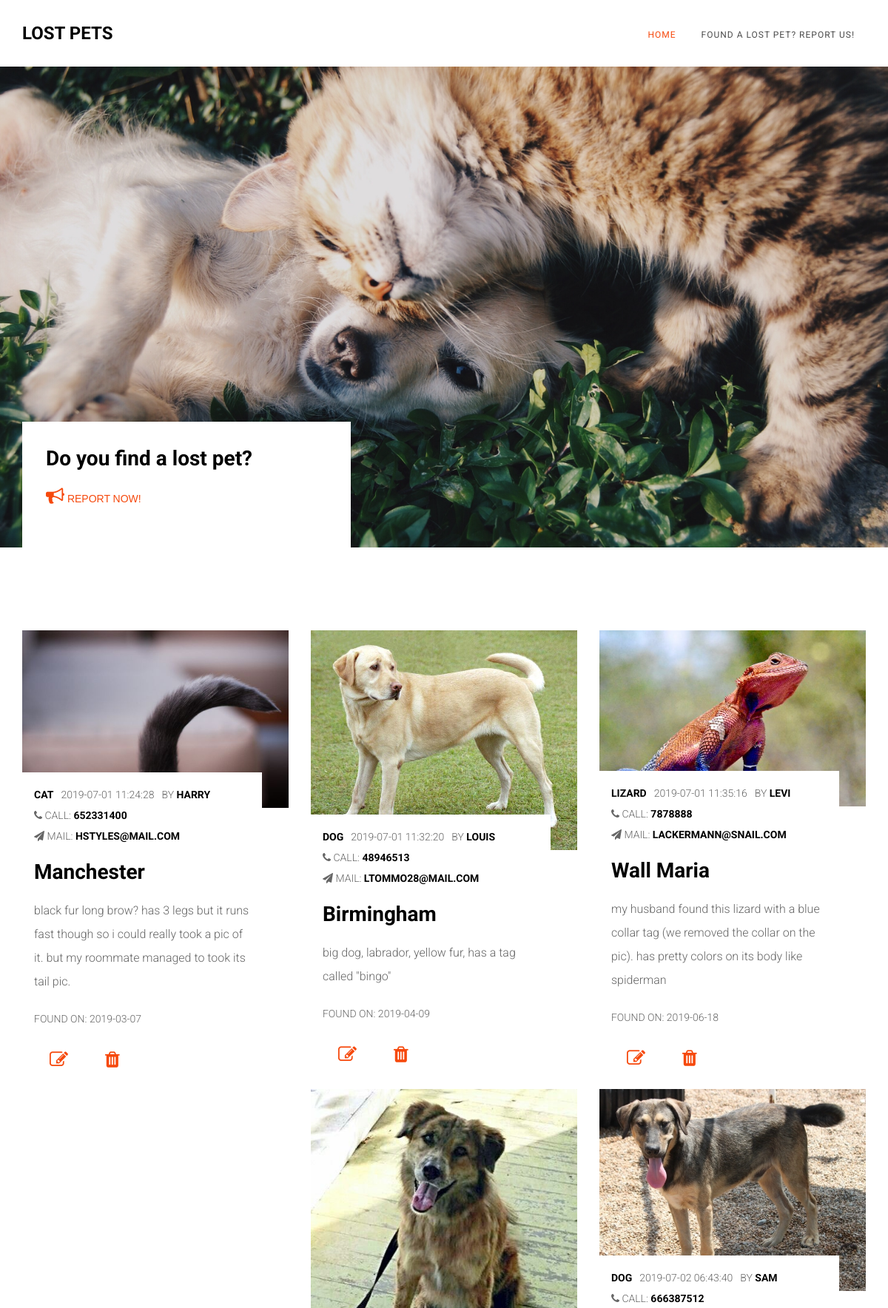
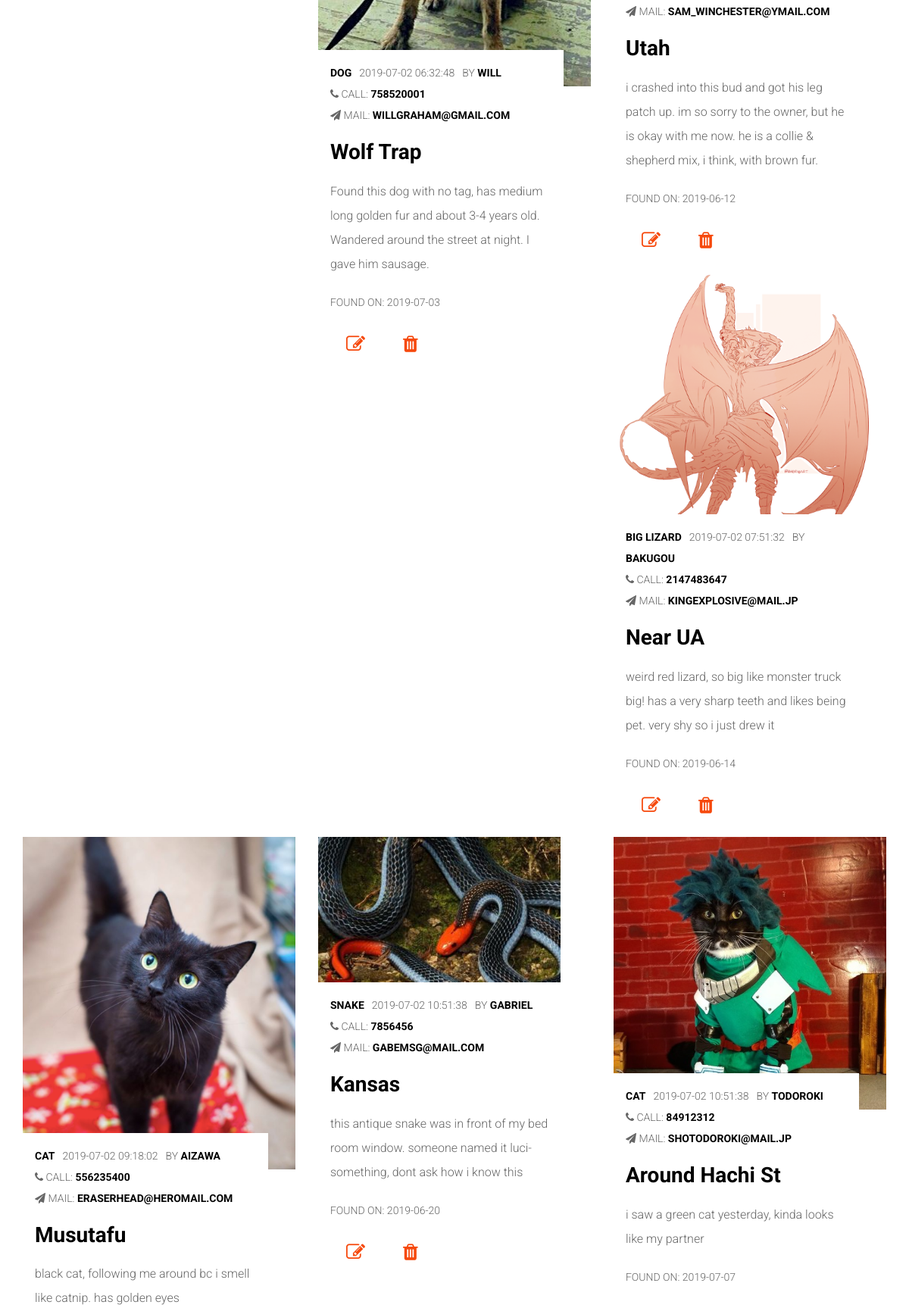
The page / (upper part) on the database its author committed (2 pictures, top to bottom).
### tables this page shows
CREATE TABLE `laporanhilang` (
  `id` int(11) NOT NULL,
  `name` varchar(20) NOT NULL,
  `email` varchar(50) NOT NULL,
  `telephone` int(15) NOT NULL,
  `datefound` date NOT NULL,
  `animal_type` varchar(10) NOT NULL,
  `deskripsi` text NOT NULL,
  `location` varchar(15) NOT NULL,
  `posted_time` timestamp NOT NULL DEFAULT CURRENT_TIMESTAMP,
  `image` varchar(100) NOT NULL
);

### index.php (the view, shortened to what this page needs)
<?php include("konek.php"); ?>
<html>
	<head>
	<link rel="stylesheet" href="css/animate.css">
	<link rel="stylesheet" href="css/icomoon.css">
	<link rel="stylesheet" href="css/bootstrap.css">
	<link rel="stylesheet" href="css/magnific-popup.css">
	<link rel="stylesheet" href="https://cdnjs.cloudflare.com/ajax/libs/font-awesome/4.7.0/css/font-awesome.min.css">
	<link rel="stylesheet" href="css/flexslider.css">
	<link rel="stylesheet" href="css/owl.carousel.min.css">
	<link rel="stylesheet" href="css/owl.theme.default.min.css">
	<link rel="stylesheet" href="css/style.css">
	</head>
	<body>
	<div id="page">
		<nav class="colorlib-nav" role="navigation">
			<div class="top-menu">
				<div class="container">
					<div class="row">
						<div class="col-xs-2">
							<div id="colorlib-logo"><a href="index.php">Lost Pets</a></div>
						</div>
						<div class="col-xs-10 text-right menu-1">
							<ul>
								<li class="active"><a href="index.php">Home</a></li>
								<li><a href="form.php">Found a lost pet? Report us!</a></li>
							</ul>
						</div>
					</div>
				</div>
			</div>
		</nav>
		<aside id="colorlib-hero">
			<div class="flexslider">
				<ul class="slides">
			   	<li style="background-image: url(images/img_bg_1.jpg);">
			   		<div class="overlay"></div>
			   		<div class="container">
			   			<div class="row">
				   			<div class="col-md-6 col-md-pull-3 col-sm-12 col-xs-12 col-md-offset-3 slider-text">
				   				<div class="slider-text-inner">
				   					<div class="desc">
					   					<h1>Do you find a lost pet?</h1>
					   					<p class="meta">
					   						<a href="form.php"  style="font-style: bold; font-family: Helvetica;">
					   						<i class="fa fa-bullhorn" style="font-size: 25px;"></i>
					   						Report Now!
					   					</a>
					   					</p>
				   					</div>
				   				</div>
				   			</div>
				   		</div>
			   		</div>
			   	</li>
			  	</ul>
		  	</div>
		</aside>
		<div id="colorlib-container">
			<div class="container">
			<div class="row row-pb-md">
					<?php
					    $query = "SELECT * FROM laporanhilang";
					    $result= mysqli_query($conn, $query);
						while($row = mysqli_fetch_assoc($result)) {
						echo "<div class='col-md-4'>";
						echo "<div class='blog-entry'>";
						echo "<div class='blog-img'>";
						echo "<a href=''><img src='images/uploaded/" .$row['image']. "' class='img-responsive' alt='html5 bootstrap template'></a>";
						echo "</div>";
						echo "<div class='desc'>";
						echo "<p class='meta'>";
						echo "<span class='cat'><a href='#'>". $row['animal_type'] . "</a></span>";
						echo "<span class='date'>". $row['posted_time'] . "</span>";
						echo "<span class='pos'>By <a href=''>" . $row['name'] ."</a></span>";
						echo "<br>";
						echo "<span class='pos'><i class='fa fa-phone'></i> Call:
								<a href='callto:" . $row['telephone'] ."' > ". $row['telephone'] ."</a></span>";
						echo "<br>";
						echo "<span class='pos'><i class='fa fa-send'></i> Mail:
								<a href='mailto:" . $row['email'] . " ' > ". $row['email'] ."</a></span>";
						echo "</p>";
						echo "<h2><a href=''>"  . $row['location'] ."</a></h2>";
						echo "<p>" . $row['deskripsi'] . "</p>";
						echo "<p class='meta'>";
						echo "<span class='date'> Found on: " . $row['datefound'] . "</span>";
						echo "</p>"
						 ?>
								<a href="edit.php?id=<?php echo $row['id']?>" class="btn btn-secondary">
                					<i class="fa fa-edit" style="font-size: 25px;"></i>
              					</a>
								<a href="delete.php?id=<?php echo $row['id']?>" class="btn btn-secondary">
									<i class="fa fa-trash" style="font-size:25px;"></i>
				              	</a>
							</div>
						</div>
					</div>
					 <?php } ?>
			</div>
		</div>
	</div>
	</body>
</html>

### css/flexslider.css (style rules this page uses)
.slides, .slides > li, .flex-control-nav, .flex-direction-nav { margin: 0; padding: 0; list-style: none; }
.flexslider { margin: 0; padding: 0; }
.flexslider .slides > li { display: none; -webkit-backface-visibility: hidden; }
.flexslider .slides:after { display: block; clear: both; visibility: hidden; line-height: 0; height: 0; }
.flexslider { margin: 0 0 60px; background: #ffffff; border: 4px solid #ffffff; position: relative; zoom: 1; -webkit-border-radius: 4px; -moz-border-radius: 4px; border-radius: 4px; -webkit-box-shadow: '' 0 1px 4px rgba(0, 0, 0, 0.2); -moz-box-shadow: '' 0 1px 4px rgba(0, 0, 0, 0.2); -o-box-shadow: '' 0 1px 4px rgba(0, 0, 0, 0.2); box-shadow: '' 0 1px 4px rgba(0, 0, 0, 0.2); }
.flexslider .slides { zoom: 1; }

### rows shown on the page
laporanhilang: image (picture), animal_type "CAT", posted_time "2019-07-01 11:24:28", name "HARRY", telephone "652331400", email "HSTYLES@MAIL.COM", location "Manchester", deskripsi "black fur long brow? has 3 legs but it runs fast though so i could really took a pic of it. but my roommate managed to took its tail pic.", datefound "2019-03-07"
laporanhilang: image (picture), animal_type "DOG", posted_time "2019-07-01 11:32:20", name "LOUIS", telephone "48946513", email "LTOMMO28@MAIL.COM", location "Birmingham", deskripsi "big dog, labrador, yellow fur, has a tag called \"bingo\"", datefound "2019-04-09"
laporanhilang: image (picture), animal_type "LIZARD", posted_time "2019-07-01 11:35:16", name "LEVI", telephone "7878888", email "LACKERMANN@SNAIL.COM", location "Wall Maria", deskripsi "my husband found this lizard with a blue collar tag (we removed the collar on the pic). has pretty colors on its body like spiderman", datefound "2019-06-18"
laporanhilang: image (picture), animal_type "DOG", posted_time "2019-07-02 06:32:48", name "WILL", telephone "758520001", email "WILLGRAHAM@GMAIL.COM", location "Wolf Trap", deskripsi "Found this dog with no tag, has medium long golden fur and about 3-4 years old. Wandered around the street at night. I gave him sausage.", datefound "2019-07-03"
laporanhilang: image (picture), animal_type "DOG", posted_time "2019-07-02 06:43:40", name "SAM", telephone "666387512", email "SAM_WINCHESTER@YMAIL.COM", location "Utah", deskripsi "i crashed into this bud and got his leg patch up. im so sorry to the owner, but he is okay with me now. he is a collie & shepherd mix, i think, with brown fur.", datefound "2019-06-12"
laporanhilang: image (picture), animal_type "BIG LIZARD", posted_time "2019-07-02 07:51:32", name "BAKUGOU", telephone "2147483647", email "KINGEXPLOSIVE@MAIL.JP", location "Near UA", deskripsi "weird red lizard, so big like monster truck big! has a very sharp teeth and likes being pet. very shy so i just drew it", datefound "2019-06-14"
laporanhilang: image (picture), animal_type "CAT", posted_time "2019-07-02 09:18:02", name "AIZAWA", telephone "556235400", email "ERASERHEAD@HEROMAIL.COM", location "Musutafu", deskripsi "black cat, following me around bc i smell like catnip. has golden eyes"
laporanhilang: image (picture), animal_type "SNAKE", posted_time "2019-07-02 10:51:38", name "GABRIEL", telephone "7856456", email "GABEMSG@MAIL.COM", location "Kansas", deskripsi "this antique snake was in front of my bed room window. someone named it luci-something, dont ask how i know this", datefound "2019-06-20"
laporanhilang: image (picture), animal_type "CAT", posted_time "2019-07-02 10:51:38", name "TODOROKI", telephone "84912312", email "SHOTODOROKI@MAIL.JP", location "Around Hachi St", deskripsi "i saw a green cat yesterday, kinda looks like my partner", datefound "2019-07-07"
